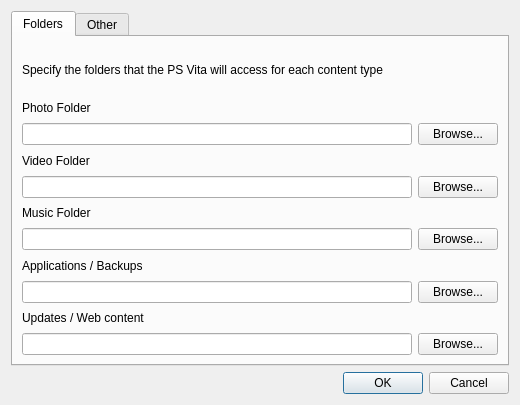
<?xml version="1.0" encoding="UTF-8"?>
<ui version="4.0">
 <class>ConfigWidget</class>
 <widget class="QWidget" name="ConfigWidget">
  <property name="geometry">
   <rect>
    <x>0</x>
    <y>0</y>
    <width>520</width>
    <height>405</height>
   </rect>
  </property>
  <property name="windowTitle">
   <string>QCMA Settings</string>
  </property>
  <layout class="QGridLayout" name="gridLayout">
   <item row="0" column="0">
    <layout class="QVBoxLayout" name="verticalLayout">
     <item>
      <widget class="QTabWidget" name="tabWidget">
       <property name="currentIndex">
        <number>0</number>
       </property>
       <widget class="QWidget" name="tab">
        <attribute name="title">
         <string>Folders</string>
        </attribute>
        <layout class="QGridLayout" name="gridLayout_2">
         <item row="1" column="0">
          <layout class="QVBoxLayout" name="verticalLayout_2">
           <item>
            <widget class="QLabel" name="label">
             <property name="text">
              <string>Specify the folders that the PS Vita will access for each content type</string>
             </property>
             <property name="wordWrap">
              <bool>true</bool>
             </property>
            </widget>
           </item>
           <item>
            <layout class="QVBoxLayout" name="verticalLayout_3">
             <item>
              <widget class="QLabel" name="label_2">
               <property name="text">
                <string>Photo Folder</string>
               </property>
              </widget>
             </item>
             <item>
              <layout class="QHBoxLayout" name="horizontalLayout_7">
               <item>
                <widget class="QLineEdit" name="photoPath">
                 <property name="readOnly">
                  <bool>true</bool>
                 </property>
                </widget>
               </item>
               <item>
                <widget class="QPushButton" name="photoBtn">
                 <property name="text">
                  <string>Browse...</string>
                 </property>
                </widget>
               </item>
              </layout>
             </item>
            </layout>
           </item>
           <item>
            <layout class="QVBoxLayout" name="verticalLayout_4">
             <item>
              <widget class="QLabel" name="label_3">
               <property name="text">
                <string>Video Folder</string>
               </property>
              </widget>
             </item>
             <item>
              <layout class="QHBoxLayout" name="horizontalLayout_8">
               <item>
                <widget class="QLineEdit" name="videoPath">
                 <property name="readOnly">
                  <bool>true</bool>
                 </property>
                </widget>
               </item>
               <item>
                <widget class="QPushButton" name="videoBtn">
                 <property name="text">
                  <string>Browse...</string>
                 </property>
                </widget>
               </item>
              </layout>
             </item>
            </layout>
           </item>
           <item>
            <layout class="QVBoxLayout" name="verticalLayout_5">
             <item>
              <widget class="QLabel" name="label_4">
               <property name="text">
                <string>Music Folder</string>
               </property>
              </widget>
             </item>
             <item>
              <layout class="QHBoxLayout" name="horizontalLayout_9">
               <item>
                <widget class="QLineEdit" name="musicPath">
                 <property name="readOnly">
                  <bool>true</bool>
                 </property>
                </widget>
               </item>
               <item>
                <widget class="QPushButton" name="musicBtn">
                 <property name="text">
                  <string>Browse...</string>
                 </property>
                </widget>
               </item>
              </layout>
             </item>
            </layout>
           </item>
           <item>
            <layout class="QVBoxLayout" name="verticalLayout_7">
             <item>
              <widget class="QLabel" name="label_6">
               <property name="text">
                <string>Applications / Backups</string>
               </property>
              </widget>
             </item>
             <item>
              <layout class="QHBoxLayout" name="horizontalLayout_2">
               <item>
                <widget class="QLineEdit" name="appPath">
                 <property name="readOnly">
                  <bool>true</bool>
                 </property>
                </widget>
               </item>
               <item>
                <widget class="QPushButton" name="appBtn">
                 <property name="text">
                  <string>Browse...</string>
                 </property>
                </widget>
               </item>
              </layout>
             </item>
            </layout>
           </item>
           <item>
            <layout class="QVBoxLayout" name="verticalLayout_6">
             <item>
              <widget class="QLabel" name="label_5">
               <property name="text">
                <string>Updates / Web content</string>
               </property>
              </widget>
             </item>
             <item>
              <layout class="QHBoxLayout" name="horizontalLayout_10">
               <item>
                <widget class="QLineEdit" name="urlPath">
                 <property name="readOnly">
                  <bool>true</bool>
                 </property>
                </widget>
               </item>
               <item>
                <widget class="QPushButton" name="urlBtn">
                 <property name="text">
                  <string>Browse...</string>
                 </property>
                </widget>
               </item>
              </layout>
             </item>
            </layout>
           </item>
          </layout>
         </item>
        </layout>
       </widget>
       <widget class="QWidget" name="tab_2">
        <attribute name="title">
         <string>Other</string>
        </attribute>
        <layout class="QGridLayout" name="gridLayout_3">
         <item row="2" column="0">
          <layout class="QVBoxLayout" name="verticalLayout_8">
           <item>
            <widget class="QLabel" name="label_7">
             <property name="text">
              <string>&lt;html&gt;&lt;head/&gt;&lt;body&gt;&lt;p align=&quot;center&quot;&gt;&lt;span style=&quot; font-size:14pt; font-weight:600;&quot;&gt;Advanced settings&lt;/span&gt;&lt;/p&gt;&lt;/body&gt;&lt;/html&gt;</string>
             </property>
            </widget>
           </item>
           <item>
            <widget class="QCheckBox" name="checkBox">
             <property name="enabled">
              <bool>false</bool>
             </property>
             <property name="text">
              <string>Offline Mode</string>
             </property>
             <property name="checked">
              <bool>true</bool>
             </property>
            </widget>
           </item>
           <item>
            <widget class="QCheckBox" name="checkBox_2">
             <property name="enabled">
              <bool>false</bool>
             </property>
             <property name="text">
              <string>Skip metadata extraction</string>
             </property>
            </widget>
           </item>
           <item>
            <widget class="QCheckBox" name="checkBox_3">
             <property name="enabled">
              <bool>false</bool>
             </property>
             <property name="text">
              <string>Update database automatically when files on the PC are changed</string>
             </property>
            </widget>
           </item>
           <item>
            <widget class="QCheckBox" name="checkBox_4">
             <property name="enabled">
              <bool>false</bool>
             </property>
             <property name="text">
              <string>Disable USB monitoring</string>
             </property>
            </widget>
           </item>
           <item>
            <widget class="QCheckBox" name="checkBox_5">
             <property name="enabled">
              <bool>false</bool>
             </property>
             <property name="text">
              <string>Disable Wi-Fi monitoring</string>
             </property>
            </widget>
           </item>
           <item>
            <layout class="QFormLayout" name="formLayout">
             <item row="0" column="0">
              <widget class="QLabel" name="label_8">
               <property name="text">
                <string>Database backend</string>
               </property>
              </widget>
             </item>
             <item row="0" column="1">
              <widget class="QComboBox" name="comboBox">
               <property name="enabled">
                <bool>false</bool>
               </property>
               <item>
                <property name="text">
                 <string>In Memory</string>
                </property>
               </item>
              </widget>
             </item>
            </layout>
           </item>
           <item>
            <spacer name="verticalSpacer">
             <property name="orientation">
              <enum>Qt::Vertical</enum>
             </property>
             <property name="sizeHint" stdset="0">
              <size>
               <width>20</width>
               <height>40</height>
              </size>
             </property>
            </spacer>
           </item>
          </layout>
         </item>
        </layout>
       </widget>
      </widget>
     </item>
     <item>
      <widget class="QDialogButtonBox" name="buttonBox">
       <property name="standardButtons">
        <set>QDialogButtonBox::Cancel|QDialogButtonBox::Ok</set>
       </property>
      </widget>
     </item>
    </layout>
   </item>
  </layout>
 </widget>
 <resources/>
 <connections/>
</ui>
